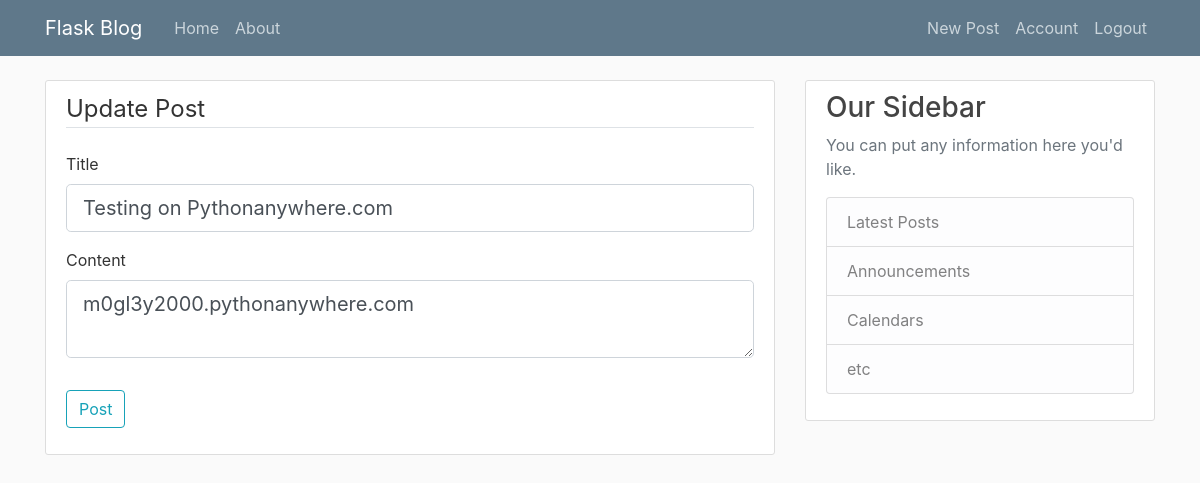
The app's page /post/34/update (signed in) with its own data.
### flaskblog/models.py (models this page shows, shortened)
class Post(db.Model):  # Inherit from db.Model
    id = db.Column(db.Integer, primary_key=True)
    title = db.Column(db.String(100), nullable=False)
    date_posted = db.Column(db.DateTime, nullable=False, default=datetime.utcnow)
    content = db.Column(db.Text, nullable=False)
    user_id = db.Column(db.Integer, db.ForeignKey('user.id'), nullable=False)

### flaskblog/posts/routes.py (the view)
@posts.route("/post/<int:post_id>/update", methods=['GET', 'POST'])  # Update post
@login_required
def update_post(post_id):
    post = Post.query.get_or_404(post_id) # Get the post related to post_id
    if post.author != current_user:  # Check the logged in user owns the post
        abort(403)
    form = PostForm()
    if form.validate_on_submit():
        post.title = form.title.data  # Update and save updated blog
        post.content = form.content.data
        db.session.commit()  # Don't need to add to db with db.session.add since it already exists, just updating it
        flash('Your post has been updated!', 'success')
        return redirect(url_for('posts.post', post_id=post.id))
    elif request.method == 'GET':
        form.title.data = post.title  # pre-fill the create_post template with existing post data for update_post route here
        form.content.data = post.content
    return render_template('create_post.html', title='Update Post', form=form, legend='Update Post')  # Same template new_post route but use legend as dynamic title

### flaskblog/posts/forms.py
class PostForm(FlaskForm):
    title = StringField('Title', validators=[DataRequired()])
    content = TextAreaField('Content', validators=[DataRequired()])
    submit = SubmitField('Post')

### flaskblog/models.py (called while the page is built)
@login_manager.user_loader  # Per docs to setup login manager using a decorator on top of the load_user func
def load_user(user_id):
    return User.query.get(int(user_id))

### flaskblog/templates/create_post.html (shortened to what this page needs)
{% extends 'layout.html' %}
{% block content %}
<div class="content-section">
    <form method="POST" action="">
        <fieldset class="form-group">
            <legend class="border-bottom mb-4"> {{ legend }} </legend>
            <div class="form-group">
                {{ form.title.label(class="form-control-label") }}
                {% if form.title.errors %}
                    {{ form.title(class="form-control form-control-lg is-invalid") }}
                    <div class="invalid-feedback">
                        {% for error in form.title.errors %}
                            <span>{{ error }}</span>
                        {% endfor %}
                    </div>
                {% else %}
                    {{ form.title(class="form-control form-control-lg") }}
                {% endif %}
            </div>
            <div class="form-group">
                {{ form.content.label(class="form-control-label") }}
                {% if form.content.errors %}
                    {{ form.content(class="form-control form-control-lg is-invalid") }}
                    <div class="invalid-feedback">
                        {% for error in form.content.errors %}
                            <span>{{ error }}</span>
                        {% endfor %}
                    </div>
                {% else %}
                    {{ form.content(class="form-control form-control-lg") }}
                {% endif %}
            </div>
        </fieldset>
        <div class="form-group">
            {{ form.submit(class="btn btn-outline-info") }}
        </div>
    </form>
</div>
{% endblock content %}

### flaskblog/static/main.css (style rules this page uses)
body { background: #fafafa; color: #333333; margin-top: 5rem; }
.content-section { background: #ffffff; padding: 10px 20px; border: 1px solid #dddddd; border-radius: 3px; margin-bottom: 20px; }

### records on screen
Post: title "Testing on Pythonanywhere.com", content "m0gl3y2000.pythonanywhere.com"

### other values on screen
{{ legend }} "Update Post"
